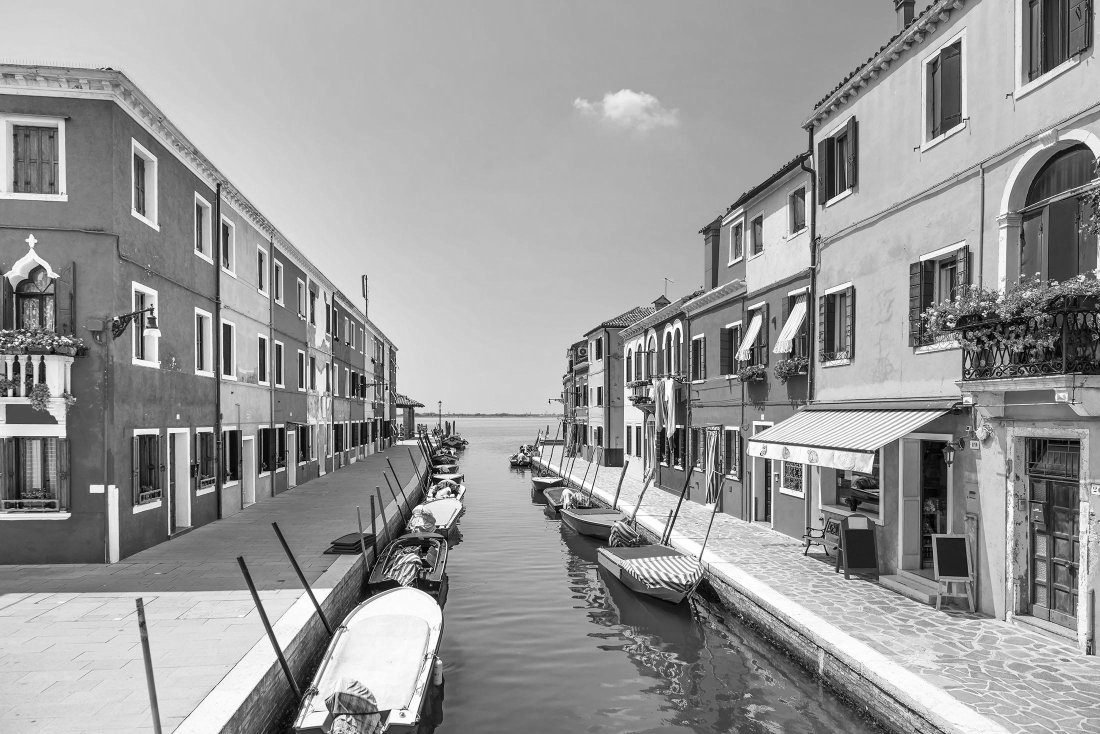
#> input picture Color Labs/gray_italy.jpg, 2200 x 1468 px, found by its file name (shown at 1/2 size)
$ python lab05.py
#> lines starting #> are read from the running program, lines starting #| are printed output that depends on the picture; long printed decimals are rounded
#!/usr/bin/env python
# coding: utf-8

# <div style="background-color:lightblue">
# <h1><center>
#     The Data Science Labs on <br/>
#      Multivariable Calculus  <br/>
#    <small>by Kindyl King and Mireille Boutin</small>
# </center></h1>
#     </div>

# <h1><center>
#     Laboratory 5:<br/>
#     Edge Detection in Images <br/>
#     <p style="font-size: 16px"> Last Updated on May 6, 2022</p>
# </center></h1>

# <h2 style="color:orange;"><left> Content </left></h2>
#
# #### Mathematics ###
# - 3 dimensional vectors
# - Taylor series
# - partial derivatives
# - Second partial derivative test
# - convolution
# ### Programming Skills ###
# - multi-dimensional array manipulation
# - functions
# ### Embedded Systems ###
# - N/A
#
# <h2 style="color:orange;"><left> Required Hardware </left></h2>
#
# - N/A

# ### <span style="background-color:lightblue"> Fill in information below: </span>
# __Name:__ me
#
# __Email:__ me @ purdue.edu

# In[1]:


import numpy as np
import matplotlib.pyplot as plt
from PIL import Image


# ## Edge Detection
#
# Suppose we have a grayscale image and we want to outline all of the objects in the image. We can start by looking for all of the vertical edges in the image. An edge occurs when there is a significant change in intensity. Let's look a very small piece of the grayscale Italy image show in red.
#

# In[ ]:


import matplotlib.patches as patches

gray_img = np.array(Image.open('gray_italy.jpg'))[:300,:500]
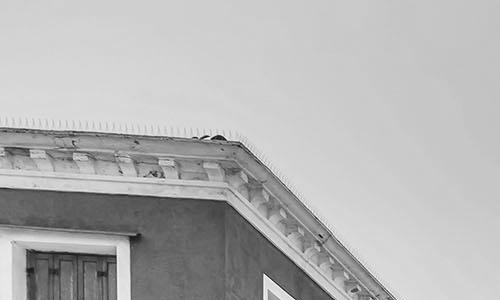
#> gray_img: shape (300, 500); min 7, max 255, mean 180.1

fig, ax = plt.subplots(figsize=(12,6))
ax.imshow(gray_img, cmap='gray')
rect = patches.Rectangle((0, 280), 300, 1, linewidth=0.5, edgecolor='r', facecolor='none')
ax.add_patch(rect)
ax.axis('off')
plt.show()
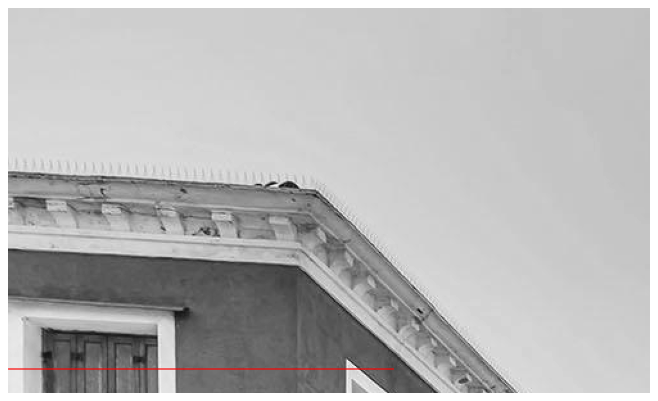
#> figure drawn by matplotlib, 1 panel


# By plotting the grayscale values as a 1D function, we can see how the grayscale values change moving down the row from left to right. This function is a bit noisy, but we have seen previously how to smooth it out by taking a rolling average.
#

# In[ ]:


def rolling_centered_average(x, n):
    out = np.full_like(x, np.nan)
    out[(n - 1) // 2 : -(n // 2)] = np.convolve(x, np.ones(n), mode="valid") / n
    return out

gray_img = np.array(Image.open('gray_italy.jpg'))
#> gray_img is the input picture: shape (1468, 2200); min 0, max 255, mean 153.2
slice = gray_img[280:281,:300]

x = gray_img[280,:300]
#> x = 300 values, max 239 at index 271, min 66 at index 33, mean 123.4
smoothed = rolling_centered_average(gray_img[280,:300],3)
#> smoothed = 300 values, max 232 at index 6, min 0 at index 0, mean 122.1
first_deriv = np.convolve(smoothed[1:-1], np.array([-1,1]), mode="valid")
#> first_deriv = 297 values, max 55 at index 270, min -45 at index 261, mean 0.502

fig, ax = plt.subplots(nrows=3, ncols=1, figsize=(24, 8),gridspec_kw={'hspace': 0.5})
ax[0].imshow(np.tile(slice,(20,1)), cmap='gray')
ax[0].axis('off')
ax[0].set_title('Piece of Italy Image Stretched Vertically')

ax[1].plot(np.arange(0,300),x)
ax[1].plot(np.arange(1,299), smoothed[1:-1])
ax[1].set_xlabel('Column')
ax[1].set_xlim(0,300)
ax[1].set_title('Grayscale Values in Row 280')

ax[2].plot(np.arange(2,299),first_deriv)
ax[2].set_xlabel('Column')
ax[2].set_xlim(0,300)
ax[2].set_title('First Derivative')
plt.show()
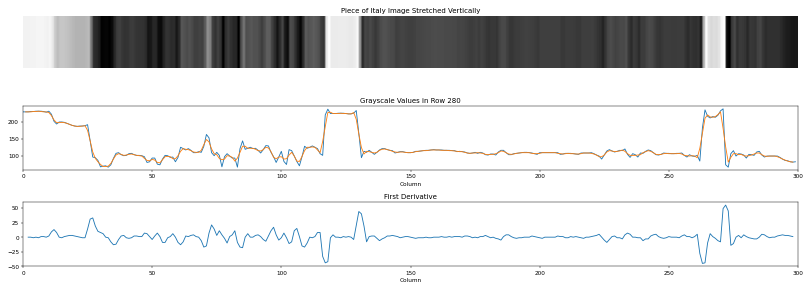
#> figure drawn by matplotlib, 3 panels; panel 2: curve peaks at x = 271, y = 239; panel 2: curve peaks at x = 6, y = 232; panel 3: curve peaks at x = 272, y = 55


# We can see large spikes and dips in the graph of the first derivative where there are abrupt changes in the grayscale values of the row in the image. We can find edges by detecting the local minima and maxima of the first derivative! Since images have two dimensions, a row and column coordinate for each pixel, the example we just went through is a partial derivative.
#
# Let $f(x,y)$ be a continuous grayscale image mapping $\mathbb{R}^2$ to $\mathbb{R}$.
# When we read in an image in Python we are observing a sampling of points of $f(x,y)$ which we will call $f_d(n,m)$.
# So, $
#     f_d(n,m) = f(n\Delta x, m \Delta y).$
# where $\Delta x$ and $\Delta y$ are the sampling distances along the x and y-axis, respectively.
# Taking partial derivatives of $f$ can be approximated by the forward difference formulas, $
#     \begin{align*}
#         \frac{df}{dx}(n\Delta x,m \Delta y) &\approx \frac{f(n\Delta x+\Delta x,m \Delta y)-f(n\Delta x,m \Delta y)}{\Delta x}
#                                                 = \frac{f_d(n+1,m)-f_d(n,m)}{\Delta x} \\
#         \frac{df}{dy}(n\Delta x,m \Delta y) &\approx \frac{f(n\Delta x,m \Delta y+\Delta y)-f(n\Delta x,m \Delta y)}{\Delta y}
#                                                 = \frac{f_d(n,m+1)-f_d(n,m)}{\Delta y}
#     \end{align*}$
#
#
# The gradient of $f$ is $
#     \nabla f = \begin{pmatrix}  \frac{df}{dx} \\  \\ \frac{df}{dy}\end{pmatrix}$
# with magnitude $
#     |\nabla f| = \sqrt{\left(\frac{df}{dx}\right)^2 + \left(\frac{df}{dy}\right)^2}$
# and direction $
#     \theta = \arctan \left(\left(\frac{df}{dy}\right) / \left(\frac{df}{dx}\right)\right).$

# ### <span style="color:red">Exercise</span>
#
# __Part 1:__ What are the physical interpretations for $|\nabla f|$ and $\theta$?
#
# __Part 2:__  Plot the magnitute of the gradient of an image.
#
# __Part 3:__  Pick a threshold for how large the gradient needs to be in order to detect an edge. Justify your choice.
#
# __Part 4:__  Plot the edge image so that edge pixels are white and non-edge pixels are black.
#
# __Part 5:__ Repeat Parts 2-4 using the symmetric difference formulas for partial derivatives.$
#     \begin{align*}
#         \frac{df}{dx}(n\Delta x,m \Delta y) &\approx \frac{f_d(n+1,m)-f_d(n-1,m)}{2\Delta x} \\
#         \frac{df}{dy}(n\Delta x,m \Delta y) &\approx \frac{f_d(n,m+1)-f_d(n,m-1)}{2\Delta y}
#     \end{align*}$
#
# __Part 6:__ Describe the differences, if any, between the two edge detectors.
#
# ### <span style="background-color:lightblue">Answer</span>
#

# In[ ]:


# solution
from scipy import signal

gray_img = np.array(Image.open('gray_italy.jpg'))

# PARTS 2-4
dfdy = signal.convolve2d(gray_img, np.array([[-1,1]]), boundary='symm', mode='same')
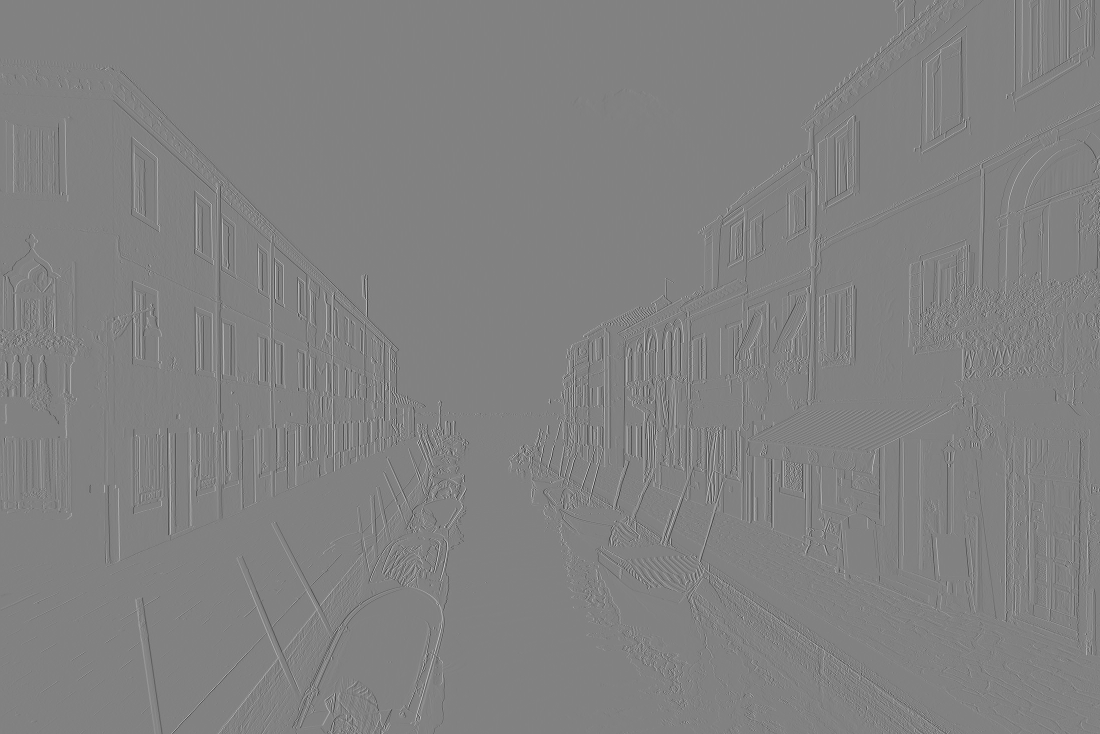
#> dfdy: shape (1468, 2200) int64 (shown at 1/2 size); min -241, max 233, mean 0; drawn with min black and max white
dfdx = signal.convolve2d(gray_img, np.array([[1],[-1]]), boundary='symm', mode='same')
mag = (dfdy**2+dfdx**2)**(0.5)
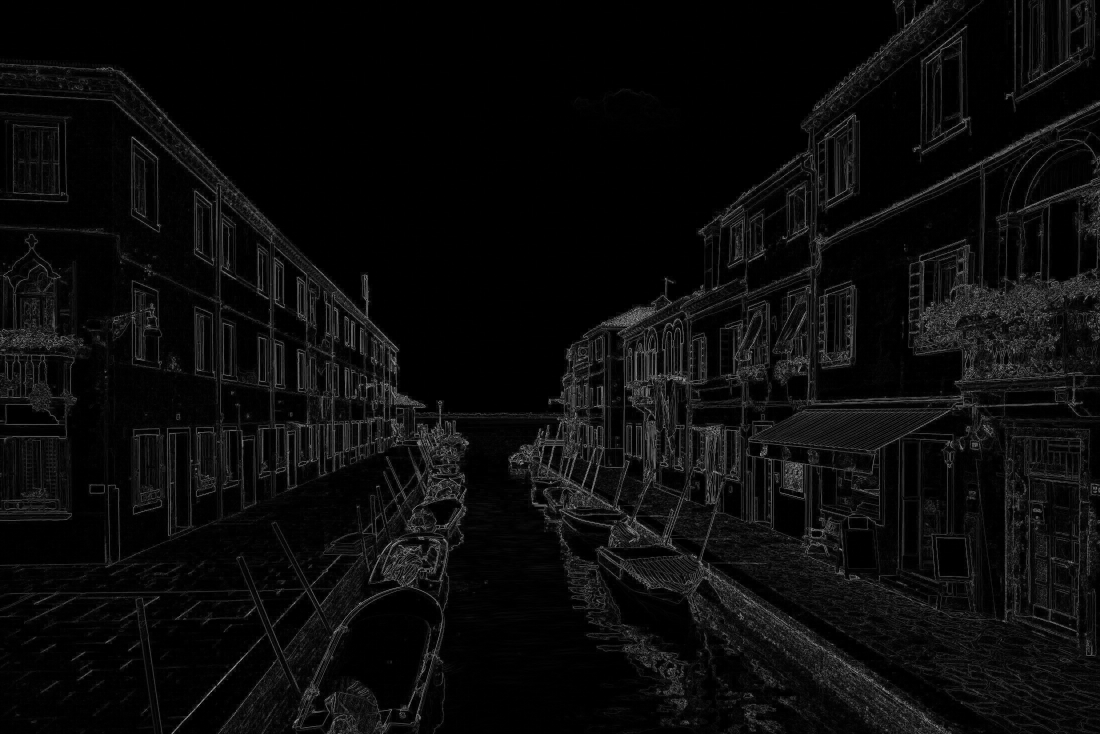
#> mag: shape (1468, 2200) float64 (shown at 1/2 size); min 0, max 320.4, mean 14.1; drawn with min black and max white

fig, ax = plt.subplots(nrows=1, ncols=4, figsize=(24, 8))
ax[0].imshow(gray_img, cmap='gray')
ax[0].axis('off')
ax[0].set_title('Original Image')

ax[1].imshow(dfdy, cmap='gray')
ax[1].axis('off')
ax[1].set_title('df/dy')

ax[2].imshow(dfdx, cmap='gray')
ax[2].axis('off')
ax[2].set_title('df/dx')

ax[3].imshow(mag, cmap='gray')
ax[3].axis('off')
ax[3].set_title('Magnitude of Gradient')
plt.show()

thresh = np.quantile(mag,q=.85)
#> thresh = 30
print(thresh)
#| 30.0
plt.imshow(mag > thresh, cmap='gray')
plt.axis('off')
plt.show()
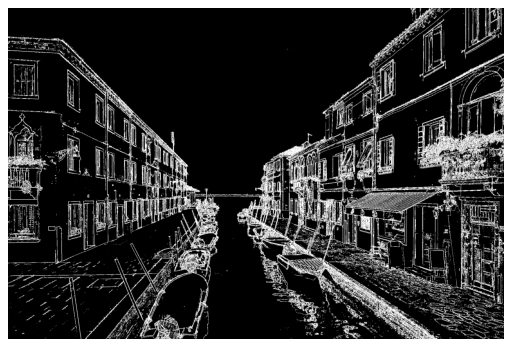
#> figure drawn by matplotlib, 1 panel

# PART 5
dfdy = signal.convolve2d(gray_img, np.array([[-1,0,1]]), boundary='symm', mode='same') / 2
dfdx = signal.convolve2d(gray_img, np.array([[1],[0],[-1]]), boundary='symm', mode='same') / 2
mag = (dfdy**2+dfdx**2)**(0.5)

fig, ax = plt.subplots(nrows=1, ncols=4, figsize=(24, 8))
ax[0].imshow(gray_img, cmap='gray')
ax[0].axis('off')
ax[0].set_title('Original Image')

ax[1].imshow(dfdy, cmap='gray')
ax[1].axis('off')
ax[1].set_title('df/dy')

ax[2].imshow(dfdx, cmap='gray')
ax[2].axis('off')
ax[2].set_title('df/dx')

ax[3].imshow(mag, cmap='gray')
ax[3].axis('off')
ax[3].set_title('Magnitude of Gradient')
plt.show()

thresh = np.quantile(mag,q=.85)
#> thresh = 22.2
print(thresh)
#| 22.204
plt.imshow(mag > thresh, cmap='gray')
plt.axis('off')
plt.show()
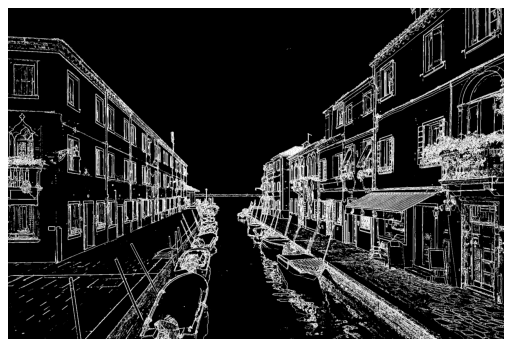
#> figure drawn by matplotlib, 1 panel


# The previous exercise has you detect edges based on the first derivative. Another approach is to build an edge detector based on the second derivative because when the second derivative is zero, there is a local minimum or maximum in the first derivative. The strategy is to approximate $\frac{d^2f}{dx^2}, \frac{d^2f}{dxdy}$ and $\frac{d^2f}{dy^2}$ using the information we have available, that is $f_d(n,m)$, and then check where the second derivative changes from positive to negative or vice versa.
#
# Let's simplify for a moment and see how to approach this in 1 dimension. Suppose $g(x)$ is a continuous function and is infinitely differentiable at the point $a$. The Taylor series of $g(x)$ at $a$ is $
#     g(x) = g(a) + \frac{g'(a)}{1}(x-a) + \frac{g''(a)}{1\cdot 2}(x-a)^2 + \frac{g'''(a)}{1\cdot 2\cdot 3}(x-a)^3 + \cdots  $
# This sum goes on forever, but if we truncate after a few terms we can get a good estimation of the function $g(x)$ near $a$.
# Say we want to approximate $g'(a)$.
# By evaluating $g(x)$ at $x=a+h$ and $x=a-h$ where $h>0$ is a small positive number and only keeping the first two terms in the Taylor series, $
#     \begin{align*}
#         g(a+h) &\approx g(a) + \frac{g'(a)}{1}((a+h)-a) = g(a) + g'(a)h\\
#         g(a-h) &\approx g(a) + \frac{g'(a)}{1}((a-h)-a) = g(a) - g'(a)h\\
#     \end{align*}$
# Now, subtract $g(a+h)$ and $g(a-h)$ to get $
#     g(a+h) - g(a-h) \approx 2g'(a)h \quad \Rightarrow \quad g'(a) \approx \frac{g(a+h)-g(a-h)}{2h},$
# which is the same symmetric difference formula you've seen before.
# To approximate the second derivative $g''(a)$, use the estimations $
#     \begin{align*}
#         g(a+h) &\approx g(a) + \frac{g'(a)}{1}((a+h)-a) + \frac{g''(a)}{1\cdot 2}((a+h)-a)^2 = g(a) + g'(a)h + g''(a)h^2 \\
#         g(a-h) &\approx g(a) + \frac{g'(a)}{1}((a-h)-a) + \frac{g''(a)}{1\cdot 2}((a-h)-a)^2 = g(a) - g'(a)h + g''(a)h^2 \\
#     \end{align*}$
#
#

# ### <span style="color:red">Exercise</span>
#
# Finish the derivation of the estimation of $g''(a)$. Your estimation should only depend on function values of $g$.
#
# ### <span style="background-color:lightblue">Answer</span>
#

# *student answer here*

#
# Going back to the 2-dimensional case, the Taylor series of the funtion $f(x,y)$ at the point $(a,b)$ is $
#     f(x,y) = f(a,b) + (x-a)\frac{df}{dx}(a,b) + (y-b)\frac{df}{dy}(a,b) +
#         \frac{(x-a)^2\frac{d^2f}{dx^2}(a,b) + 2(x-a)(y-b)\frac{d^2f}{dxdy}(a,b) + (y-b)^2\frac{d^2f}{dy^2}(a,b)}{1 \cdot 2} + \cdots$
#
# The second partial derivative test states that $f(x,y)$ has a local minimum, local maximum, or saddle point at the point $(a,b)$ if $
#     \left[\frac{d^2f}{dx^2}(a,b) \right] \left[\frac{d^2f}{dy^2}(a,b) \right] - \left[\frac{d^2f}{dxdy}(a,b) \right]^2 = 0.$
#
# Similar to the 1-dimensional case, we can use Taylor series to derive approximations for $\frac{d^2f}{dx^2},\frac{d^2f}{dy^2}$ and $\frac{d^2f}{dxdy}$.
#
# For $\frac{d^2f}{dx^2}$, evaluate $f$ at $(x,y)=(a+h,b)$ and $(x,y)=(a-h,b)$ where $h>0$ is a small positive number.
# $\begin{align*}
#     f(a+h,b) &\approx f(a,b) + h\frac{df}{dx}(a,b) + \frac{h^2\frac{d^2f}{dx^2}(a,b)}{2} \\
#     f(a-h,b) &\approx f(a,b) - h\frac{df}{dx}(a,b) + \frac{h^2\frac{d^2f}{dx^2}(a,b)}{2} \\
#     \Rightarrow f(a+h,b)+f(a-h,b) &\approx 2f(a,b) + h^2\frac{d^2f}{dx^2}(a,b) \\
#     \Rightarrow \frac{d^2f}{dx^2}(a,b) &\approx \frac{f(a+h,b)+f(a-h,b)-2f(a,b)}{h^2}
# \end{align*}$
#

# ### <span style="color:red">Exercise</span>
#
# Derive the estimations of $\frac{d^2f}{dy^2}$ and $\frac{d^2f}{dxdy}$. Your estimations should only depend on function values of $f$.
#
# ### <span style="background-color:lightblue">Answer</span>

# *student answer here*

# ### <span style="color:red">Exercise</span>
#
# Take a photo with your phone or find an image online. Use the second order method to detect edges in the image. Compare the result to the other first-order edge detectors you implemented in a previous exercise.
#
#
# ### <span style="background-color:lightblue">Answer</span>
#

# In[ ]:


# student answer here


# ## <span style="color:green">Reflection</span>
#
# __1. What parts of the lab, if any, do you feel you did well? <br>
# 2. What are some things you learned today? <br>
# 3. Are there any topics that could use more clarification? <br>
# 4. Do you have any suggestions on parts of the lab to improve?__
#
# ### <span style="background-color:lightblue">Answer</span>
